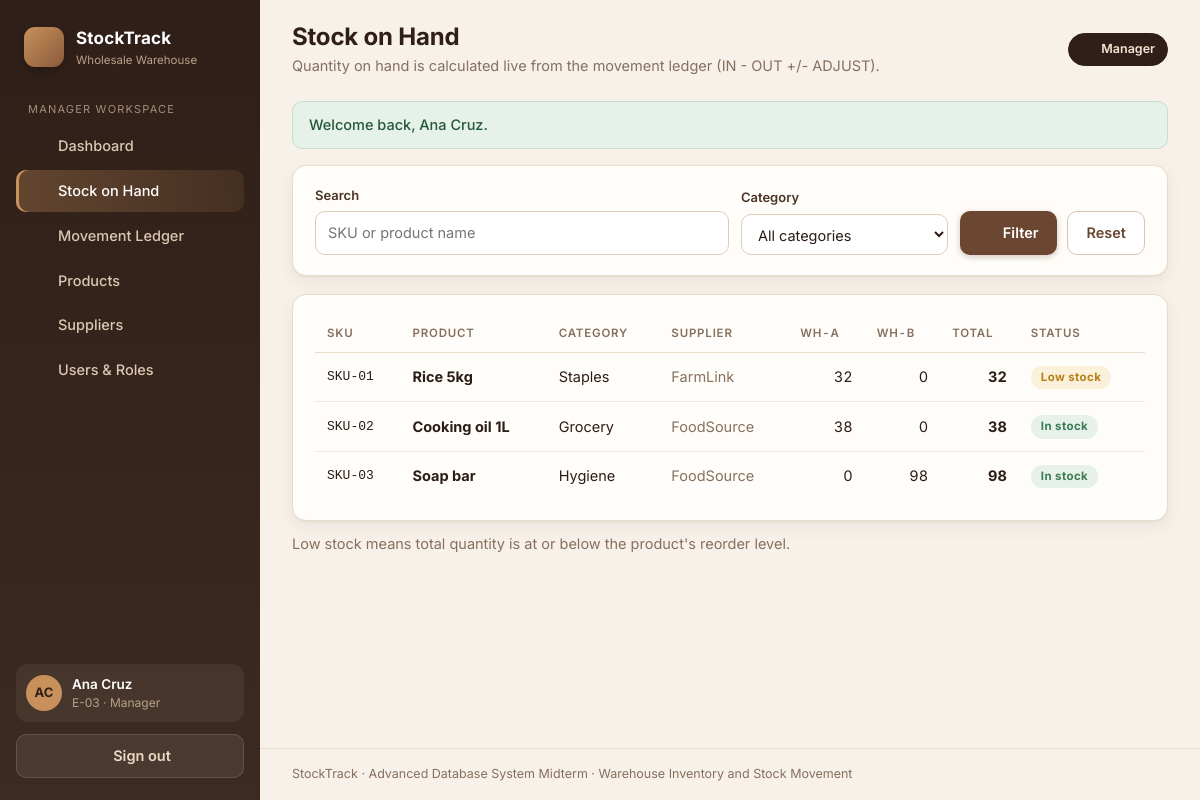
The app's page /stock.php (signed in) with its own data.
### tables this page shows
CREATE TABLE warehouses (
  warehouse_code VARCHAR(10)  NOT NULL,
  warehouse_name VARCHAR(80)  NOT NULL,
  PRIMARY KEY (warehouse_code)
);

CREATE TABLE products (
  sku           VARCHAR(20)  NOT NULL,
  product_name  VARCHAR(100) NOT NULL,
  category_id   INT UNSIGNED NOT NULL,
  supplier_code VARCHAR(10)  NOT NULL,
  reorder_level INT UNSIGNED NOT NULL DEFAULT 10,
  is_active     TINYINT(1)   NOT NULL DEFAULT 1,
  PRIMARY KEY (sku),
  CONSTRAINT fk_products_category
    FOREIGN KEY (category_id)   REFERENCES categories (category_id)
    ON UPDATE CASCADE ON DELETE RESTRICT,
  CONSTRAINT fk_products_supplier
    FOREIGN KEY (supplier_code) REFERENCES suppliers (supplier_code)
    ON UPDATE CASCADE ON DELETE RESTRICT
);

### stock.php (the view, shortened to what this page needs)
<?php
require_once __DIR__ . '/includes/bootstrap.php';
$pdo = db();
$warehouses = $pdo->query('SELECT warehouse_code, warehouse_name FROM warehouses ORDER BY warehouse_code')->fetchAll();
$q   = trim((string)($_GET['q'] ?? ''));
$sql = 'SELECT * FROM v_stock_on_hand WHERE is_active = 1';
$params = [];
$sql .= ' ORDER BY sku, warehouse_code';
$st = $pdo->prepare($sql);
$st->execute($params);
$products = [];
foreach ($st->fetchAll() as $r) {
    $k = $r['sku'];
    if (!isset($products[$k])) {
        $products[$k] = [
            'sku' => $k, 'name' => $r['product_name'], 'category' => $r['category_name'],
            'supplier' => $r['supplier_name'], 'reorder' => (int)$r['reorder_level'],
            'wh' => [], 'total' => 0,
        ];
    }
    $products[$k]['wh'][$r['warehouse_code']] = (int)$r['on_hand'];
    $products[$k]['total'] += (int)$r['on_hand'];
}
require __DIR__ . '/includes/header.php';
?>
<div class="card">
  <form method="get" class="filters">
    <div class="field" style="flex:2">
      <label for="q">Search</label>
      <input class="input" id="q" name="q" value="<?= e($q) ?>" placeholder="SKU or product name">
    </div>
    <div class="field">
      <label for="category">Category</label>
      <select class="select" id="category" name="category">
        <option value="0">All categories</option>
      </select>
    </div>
    <div class="btn-row">
      <button class="btn btn-primary" type="submit"><?= icon('search', 16) ?> Filter</button>
      <a class="btn btn-outline" href="<?= e(url('stock.php')) ?>">Reset</a>
    </div>
  </form>
</div>
<div class="card mt">
  <div class="table-wrap">
    <table class="table">
      <thead>
        <tr>
          <th>SKU</th><th>Product</th><th>Category</th><th>Supplier</th>
          <?php foreach ($warehouses as $w): ?><th class="num"><?= e($w['warehouse_code']) ?></th><?php endforeach; ?>
          <th class="num">Total</th><th>Status</th>
        </tr>
      </thead>
      <tbody>
      <?php foreach ($products as $p):
          if ($p['total'] <= 0)                 { $cls = 'badge-zero'; $lbl = 'Out of stock'; }
          elseif ($p['total'] <= $p['reorder']) { $cls = 'badge-low';  $lbl = 'Low stock'; }
          else                                  { $cls = 'badge-ok';   $lbl = 'In stock'; }
      ?>
        <tr>
          <td class="mono"><?= e($p['sku']) ?></td>
          <td><strong><?= e($p['name']) ?></strong></td>
          <td><?= e($p['category']) ?></td>
          <td class="muted"><?= e($p['supplier']) ?></td>
          <?php foreach ($warehouses as $w): ?>
            <td class="num"><?= fmt_qty($p['wh'][$w['warehouse_code']] ?? 0) ?></td>
          <?php endforeach; ?>
          <td class="num"><strong><?= fmt_qty($p['total']) ?></strong></td>
          <td><span class="badge <?= $cls ?>"><?= $lbl ?></span></td>
        </tr>
      <?php endforeach; ?>
      </tbody>
    </table>
  </div>
</div>
<p class="muted" style="margin-top:12px">Low stock means total quantity is at or below the product's reorder level.</p>
<?php require __DIR__ . '/includes/footer.php'; ?>

### assets/css/style.css (style rules this page uses)
:root { --espresso: #2f1f18; --espresso-2: #3d2a20; --brown-900: #4a3224; --brown-700: #6b4630; --brown-600: #8a5a3b; --brown-500: #a46f47; --caramel: #c8915b; --sand: #e9d9c4; --cream: #f7f1ea; --surface: #fffdfa; --line: #e8dccd; --text: #2b1d16; --muted: #86705f; --success: #3e7b55; --success-bg: #e5f1e9; --danger: #b0402f; --danger-bg: #f9e5e0; --warning: #b9801a; --warning-bg: #fbf0d9; --info: #5b6f8a; --radius: 14px; --shadow: 0 1px 2px rgba(60, 35, 20, .06), 0 6px 18px rgba(60, 35, 20, .06); }
* { box-sizing: border-box; }
html, body { margin: 0; padding: 0; }
body { font-family: 'Inter', 'Segoe UI', system-ui, -apple-system, Roboto, sans-serif; background: var(--cream); color: var(--text); font-size: 14.5px; line-height: 1.5; -webkit-font-smoothing: antialiased; }
a { color: var(--brown-700); text-decoration: none; }
.card { background: var(--surface); border: 1px solid var(--line); border-radius: var(--radius); box-shadow: var(--shadow); padding: 20px 22px; }
.mt { margin-top: 18px; }
.table-wrap { overflow-x: auto; }
table.table { width: 100%; border-collapse: collapse; }
.table th { text-align: left; font-size: 11.5px; text-transform: uppercase; letter-spacing: .8px; color: var(--muted); font-weight: 600; padding: 10px 12px; border-bottom: 1px solid var(--line); white-space: nowrap; }
.table td { padding: 12px; border-bottom: 1px solid #f0e6d9; vertical-align: middle; }
.table tbody tr:last-child td { border-bottom: 0; }
.num { text-align: right; font-variant-numeric: tabular-nums; }
.mono { font-family: ui-monospace, SFMono-Regular, Menlo, Consolas, monospace; font-size: 13px; }
.muted { color: var(--muted); }
.badge { display: inline-block; padding: 3px 10px; border-radius: 999px; font-size: 11.5px; font-weight: 700; letter-spacing: .4px; }
.badge-ok { background: var(--success-bg); color: var(--success); }
.badge-low { background: var(--warning-bg); color: var(--warning); }
.field label { display: block; font-weight: 600; font-size: 13px; color: var(--brown-900); margin-bottom: 6px; }
.input, .select, .textarea { width: 100%; padding: 10px 12px; font: inherit; color: var(--text); background: #fff; border: 1px solid #dccdbb; border-radius: 10px; transition: border-color .15s, box-shadow .15s; }
.btn { display: inline-flex; align-items: center; justify-content: center; gap: 8px; padding: 10px 18px; border-radius: 10px; font: inherit; font-weight: 600; border: 1px solid transparent; cursor: pointer; transition: all .15s; text-decoration: none; }
.btn-primary { background: var(--brown-700); color: #fff; box-shadow: 0 2px 6px rgba(107, 70, 48, .3); }
.btn-outline { background: #fff; color: var(--brown-700); border-color: #d9c6b0; }
.btn-row { display: flex; gap: 10px; flex-wrap: wrap; align-items: center; }
.filters { display: flex; gap: 12px; flex-wrap: wrap; align-items: flex-end; }
.filters .field { min-width: 150px; flex: 1; }

### records on screen
warehouses: warehouse_code "WH-A", warehouse_code "32", warehouse_code "38", warehouse_code "0"
warehouses: warehouse_code "WH-B", warehouse_code "0", warehouse_code "98"
products: sku "SKU-01", product_name "Rice 5kg", category "Staples", supplier "FarmLink", total "32", lbl "Low stock"
products: sku "SKU-02", product_name "Cooking oil 1L", category "Grocery", supplier "FoodSource", total "38", lbl "In stock"
products: sku "SKU-03", product_name "Soap bar", category "Hygiene", supplier "FoodSource", total "98", lbl "In stock"

### other values on screen
APP_NAME "StockTrack"
$label "Dashboard"
$label "Stock on Hand"
$label "Movement Ledger"
$label "Products"
$label "Suppliers"
$label "Users & Roles"
$initials "AC"
$user['name'] "Ana Cruz"
$user['code'] "E-03"
$role "Manager"
$pageTitle "Stock on Hand"
$pageSub "Quantity on hand is calculated live from the movement ledger (IN - OUT +/- ADJUST)."
$f['message'] "Welcome back, Ana Cruz."
